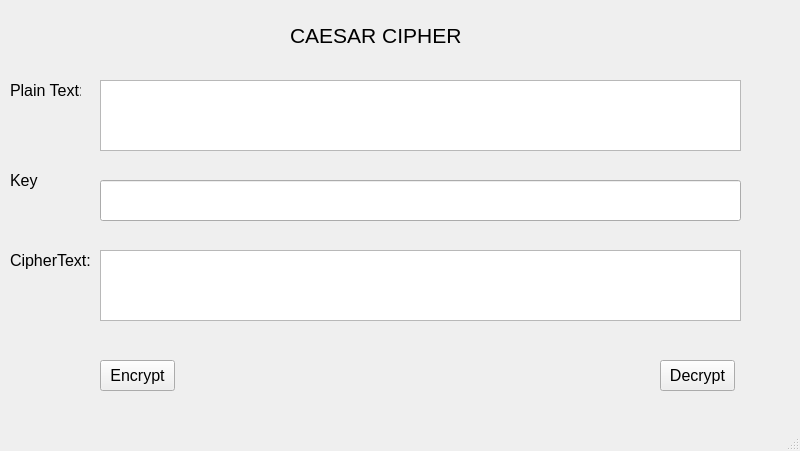
<?xml version="1.0" encoding="UTF-8"?>
<ui version="4.0">
 <class>MainWindow</class>
 <widget class="QMainWindow" name="MainWindow">
  <property name="geometry">
   <rect>
    <x>0</x>
    <y>0</y>
    <width>800</width>
    <height>451</height>
   </rect>
  </property>
  <property name="windowTitle">
   <string>MainWindow</string>
  </property>
  <widget class="QWidget" name="centralwidget">
   <widget class="QLabel" name="label">
    <property name="geometry">
     <rect>
      <x>290</x>
      <y>10</y>
      <width>181</width>
      <height>51</height>
     </rect>
    </property>
    <property name="font">
     <font>
      <pointsize>16</pointsize>
     </font>
    </property>
    <property name="text">
     <string>CAESAR CIPHER</string>
    </property>
   </widget>
   <widget class="QLabel" name="label_2">
    <property name="geometry">
     <rect>
      <x>10</x>
      <y>80</y>
      <width>71</width>
      <height>21</height>
     </rect>
    </property>
    <property name="font">
     <font>
      <pointsize>12</pointsize>
     </font>
    </property>
    <property name="text">
     <string>Plain Text:</string>
    </property>
   </widget>
   <widget class="QLabel" name="label_3">
    <property name="geometry">
     <rect>
      <x>10</x>
      <y>170</y>
      <width>71</width>
      <height>20</height>
     </rect>
    </property>
    <property name="font">
     <font>
      <pointsize>12</pointsize>
     </font>
    </property>
    <property name="text">
     <string>Key</string>
    </property>
   </widget>
   <widget class="QPlainTextEdit" name="txt_plain_text">
    <property name="geometry">
     <rect>
      <x>100</x>
      <y>80</y>
      <width>641</width>
      <height>71</height>
     </rect>
    </property>
   </widget>
   <widget class="QLabel" name="label_4">
    <property name="geometry">
     <rect>
      <x>10</x>
      <y>250</y>
      <width>81</width>
      <height>21</height>
     </rect>
    </property>
    <property name="font">
     <font>
      <pointsize>12</pointsize>
     </font>
    </property>
    <property name="text">
     <string>CipherText:</string>
    </property>
   </widget>
   <widget class="QPlainTextEdit" name="txt_cipher_text">
    <property name="geometry">
     <rect>
      <x>100</x>
      <y>250</y>
      <width>641</width>
      <height>71</height>
     </rect>
    </property>
   </widget>
   <widget class="QPushButton" name="btn_encrypt">
    <property name="geometry">
     <rect>
      <x>100</x>
      <y>360</y>
      <width>75</width>
      <height>31</height>
     </rect>
    </property>
    <property name="font">
     <font>
      <pointsize>12</pointsize>
     </font>
    </property>
    <property name="text">
     <string>Encrypt</string>
    </property>
   </widget>
   <widget class="QPushButton" name="btn_decrypt">
    <property name="geometry">
     <rect>
      <x>660</x>
      <y>360</y>
      <width>75</width>
      <height>31</height>
     </rect>
    </property>
    <property name="font">
     <font>
      <pointsize>12</pointsize>
     </font>
    </property>
    <property name="text">
     <string>Decrypt</string>
    </property>
   </widget>
   <widget class="QLineEdit" name="txt_key">
    <property name="geometry">
     <rect>
      <x>100</x>
      <y>180</y>
      <width>641</width>
      <height>41</height>
     </rect>
    </property>
   </widget>
  </widget>
  <widget class="QMenuBar" name="menubar">
   <property name="geometry">
    <rect>
     <x>0</x>
     <y>0</y>
     <width>800</width>
     <height>21</height>
    </rect>
   </property>
  </widget>
  <widget class="QStatusBar" name="statusbar"/>
 </widget>
 <resources/>
 <connections/>
</ui>
